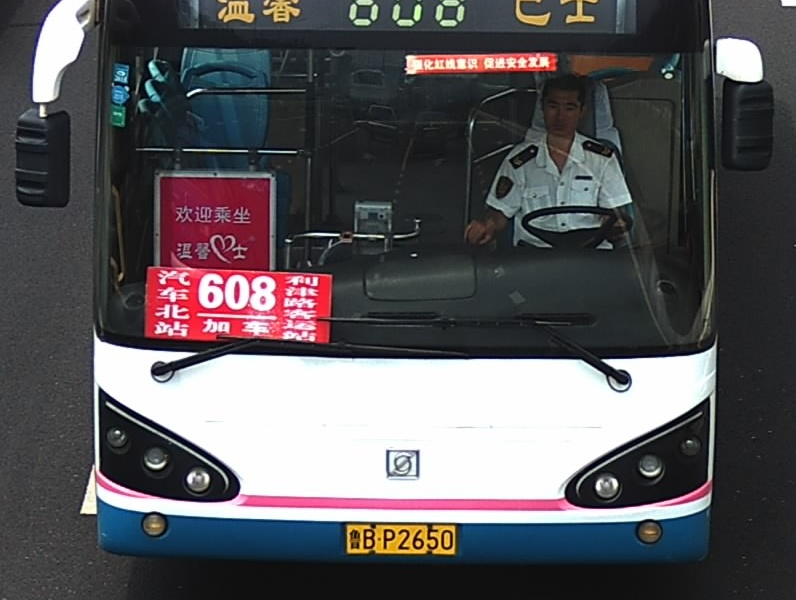
#> input picture KNN_ANN_CNN/KNN-VehicleType/images/bus/1268.jpg, 796 x 600 px; its folder holds 3 pictures in this run
$ python imageclassifierwithKNN.py
#> lines starting #> are read from the running program, lines starting #| are printed output that depends on the picture
### KNN_ANN_CNN/KNN-VehicleType/datasets/simpledatasetloader.py
# import the necessary packages
import numpy as np
import cv2
import os


class SimpleDatasetLoader:
	def __init__(self, preprocessors=None):
		# store the image preprocessor
		self.preprocessors = preprocessors

		# if the preprocessors are None, initialize them as an
		# empty list
		if self.preprocessors is None:
			self.preprocessors = []

	def load(self, imagePaths, verbose = 500, grayscale = False):
		# initialize the list of features and labels
#> called with verbose = 500, grayscale = True
		data = []
		labels = []

		# 构造循环遍历imagePaths下的图片数据
		for (i, imagePath) in enumerate(imagePaths):
			# 导入图片和对应的标签类别
			# 假定图片数据路径格式如下:
			# /path/to/dataset/{class}/{image}.jpg
			image = cv2.imread(imagePath)
#> image is the input picture: shape (600, 796, 3); mean B, G, R 90.2, 86.7, 89.2
			if grayscale:
				image = cv2.cvtColor(image, cv2.COLOR_BGR2GRAY)
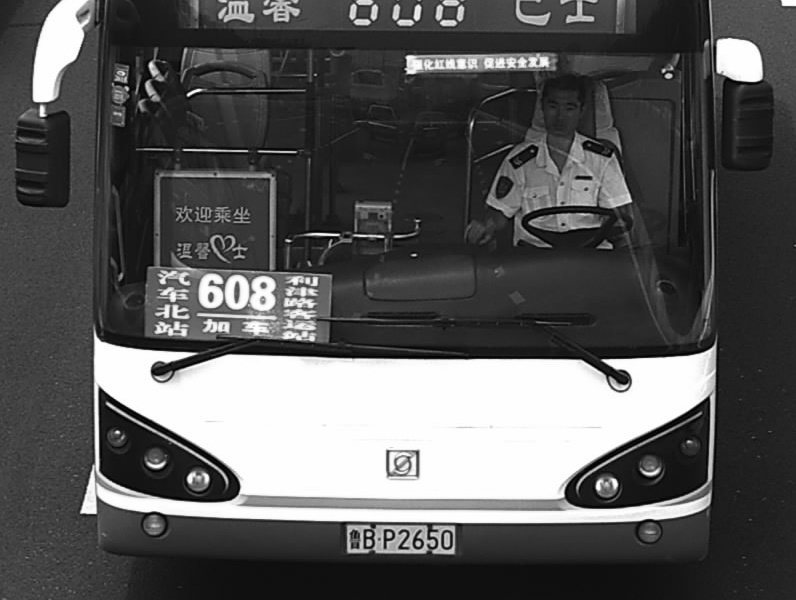
#> image: shape (600, 796); min 0, max 255, mean 87.8
			label = imagePath.split(os.path.sep)[-2]

			# check to see if our preprocessors are not None
			if self.preprocessors is not None:
				# loop over the preprocessors and apply each to
				# the image
				for p in self.preprocessors:
					image = p.preprocess(image)
#> this loop made 1 pass
#> pass 1, in load, `image = p.preprocess(image)`:
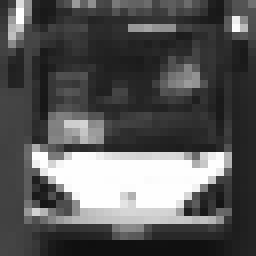
#> image: shape (32, 32) (shown 8 times larger); min 15, max 254, mean 87.8

			# treat our processed image as a "feature vector"
			# by updating the data list followed by the labels
			data.append(image)
			labels.append(label)

			# show an update every `verbose` images
			if verbose > 0 and i > 0 and (i + 1) % verbose == 0:
				print("[INFO] processed {}/{}".format(i + 1,
					len(imagePaths)))
#> pass 2 of the loop in load, `for (i, imagePath) in enumerate(imagePaths):`:
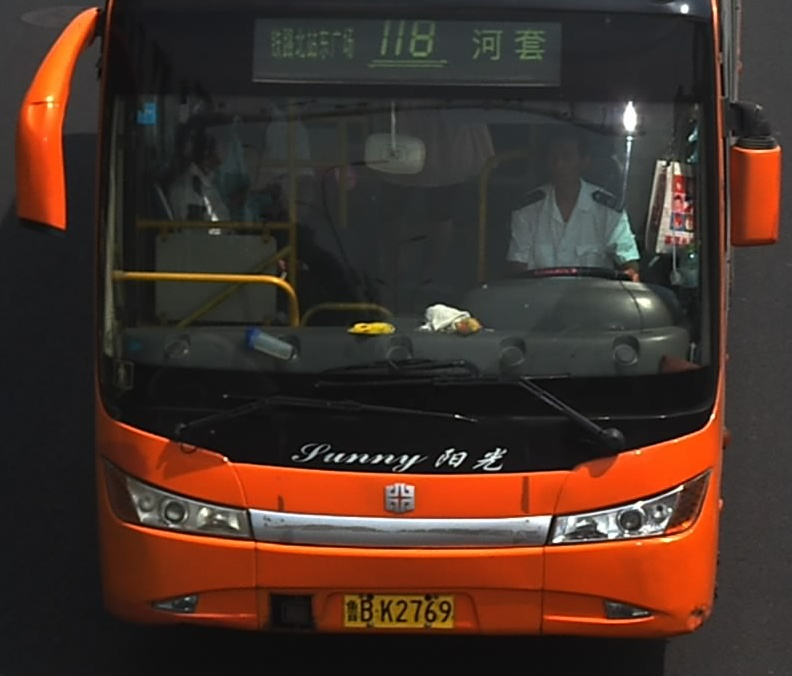
#> input picture KNN_ANN_CNN/KNN-VehicleType/images/bus/1991.jpg, 792 x 676 px
#> in load, image is the input picture: shape (676, 792, 3); mean B, G, R 40.7, 49.4, 69.6
#> in load, `image = cv2.cvtColor(image, cv2.COLOR_BGR2GRAY)`:
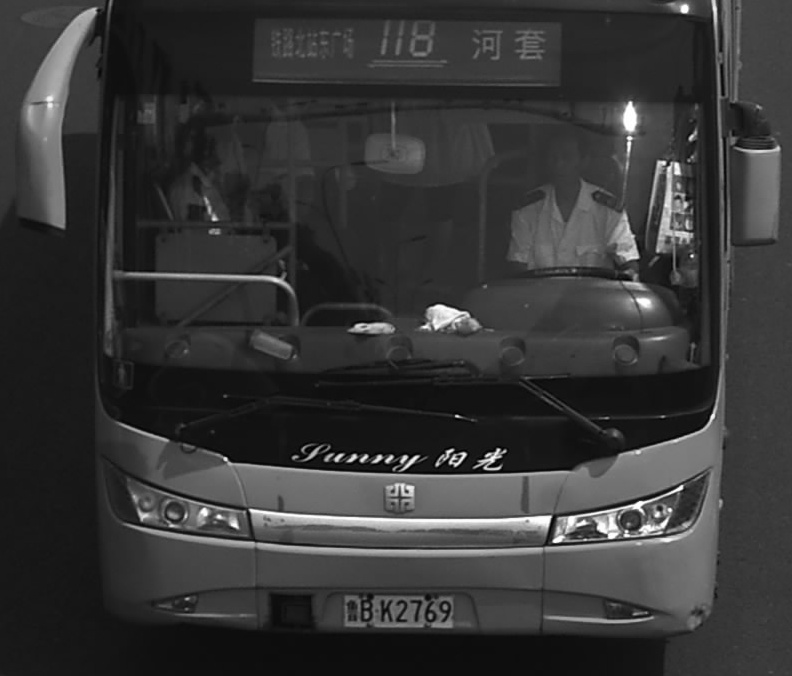
#> image: shape (676, 792); min 0, max 255, mean 54.5
#> the loop in load, `for p in self.preprocessors:` made 1 pass
#> pass 1, in load, `image = p.preprocess(image)`:
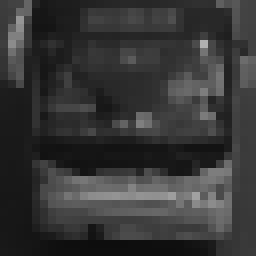
#> image: shape (32, 32) (shown 8 times larger); min 13, max 176, mean 54.5
#> pass 3 of the loop in load, `for (i, imagePath) in enumerate(imagePaths):`:
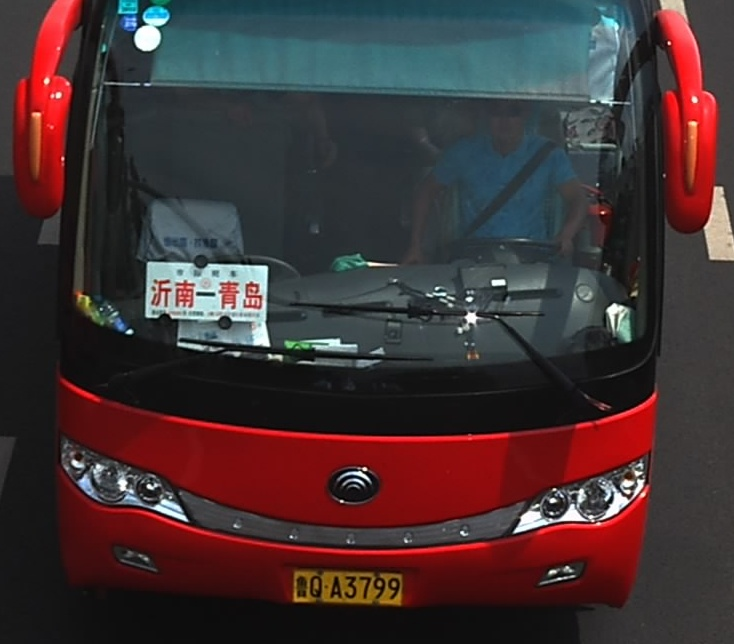
#> input picture KNN_ANN_CNN/KNN-VehicleType/images/bus/2077.jpg, 734 x 644 px
#> in load, image is the input picture: shape (644, 734, 3); mean B, G, R 51.9, 50.2, 66.6
#> in load, `image = cv2.cvtColor(image, cv2.COLOR_BGR2GRAY)`:
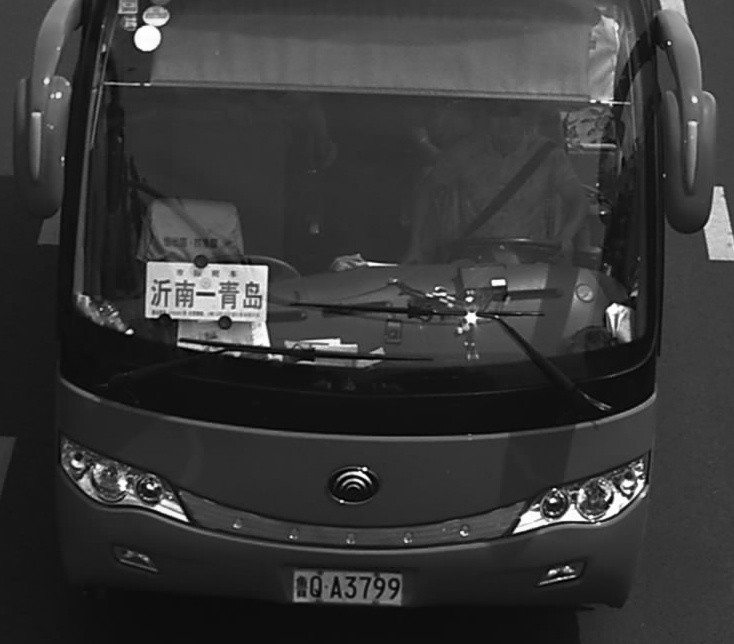
#> image: shape (644, 734); min 0, max 255, mean 55.3
#> the loop in load, `for p in self.preprocessors:` made 1 pass
#> pass 1, in load, `image = p.preprocess(image)`:
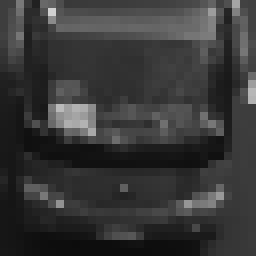
#> image: shape (32, 32) (shown 8 times larger); min 12, max 209, mean 55.3
#> the loop made 4 passes; the first 3 are shown

		# return a tuple of the data and labels
		return (np.array(data), np.array(labels))

### KNN_ANN_CNN/KNN-VehicleType/preprocessing/simplepreprocessor.py
# -*- coding: utf-8 -*-

'''
process data
'''

import cv2

class SimplePreprocessor:
	def __init__(self, width, height, inter=cv2.INTER_AREA):
		# store the target image width, height, and interpolation
        #method used when resizing
		self.width = width
		self.height = height
		self.inter = inter

	def preprocess(self, image):
		# resize the image to a fixed size, ignoring the aspect ratio
		return cv2.resize(image, (self.width, self.height),
                          interpolation=self.inter)

### KNN_ANN_CNN/KNN-VehicleType/imageclassifierwithKNN.py
# -*- coding: utf-8 -*-

'''
image classification with knn

'''


#加载  图片数据+标注
from datasets import SimpleDatasetLoader
# 预处理，缩放，减少内存
from preprocessing import SimplePreprocessor

from imutils import paths
from sklearn.preprocessing import LabelEncoder
from sklearn.model_selection import train_test_split
from sklearn.neighbors import KNeighborsClassifier
from sklearn.metrics import confusion_matrix
from sklearn.metrics import classification_report

# 全局变量
dataset_path = 'images'

# 全局常量
N_NEIGHBOURS = 5  #k
TARGET_IMAGE_WIDTH = 32 #width
TARGET_IMAGE_HEIGHT = 32 #height


# initialize the image preprocessor and datasetloader
sp = SimplePreprocessor(TARGET_IMAGE_WIDTH, TARGET_IMAGE_HEIGHT)
sdl = SimpleDatasetLoader(preprocessors=[sp])

# Load images
print("[INFO] loading images...")
image_paths = list(paths.list_images(dataset_path)) # path included
# 数据集
(X, y) = sdl.load(image_paths, verbose=500, grayscale = True)

# Flatten (reshape the data matrix)
X = X.reshape((X.shape[0], TARGET_IMAGE_WIDTH*TARGET_IMAGE_HEIGHT))

# Show some information on memory consumption of the images
print("[INFO] features matrix: {:.1f}MB".format(X.nbytes / (1024 * 1024.0)))

# Label encoder
le = LabelEncoder()
y = le.fit_transform(y)


# Split dataset
# 3000
# 3：1
(X_train, X_test, y_train, y_test) = train_test_split(X, y, test_size=0.25, random_state=42)


# 第二部分：训练模型

# Train model
print("[INFO] evaluating k-NN classifier...")
model = KNeighborsClassifier(n_neighbors= N_NEIGHBOURS, metric = 'minkowski', p = 2)
# y=f(x)
model.fit(X_train, y_train)

# 第三部分：评估模型

# Evaluate model
#> (the run stopped early here; a loop or call above may not have finished)
